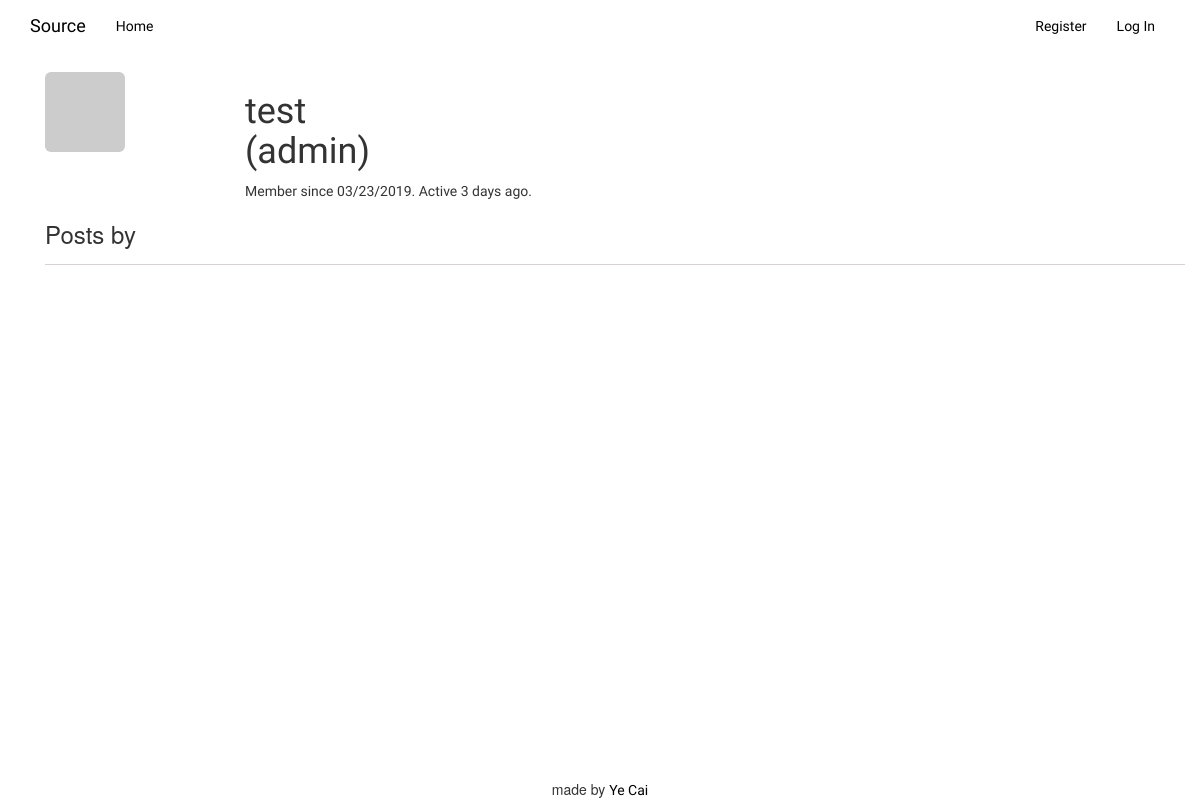
Before: /usr/test with the older database file.
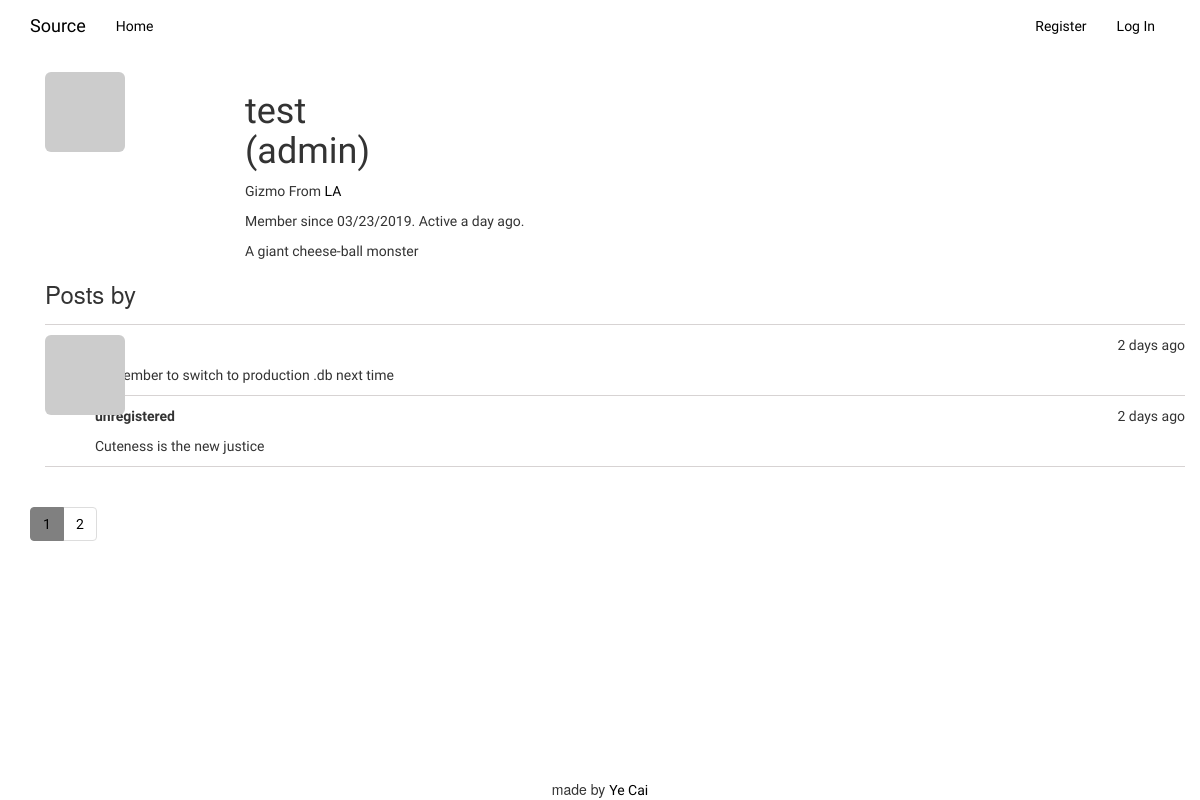
After: the same page with the newer database file.
### app/models.py (models this page shows, shortened)
class User(UserMixin, db.Model):
    __tablename__ = 'users'
    id = db.Column(db.Integer, primary_key=True)
    username = db.Column(db.String(64), unique=True, index=True)
    role_id = db.Column(db.Integer, db.ForeignKey('roles.id'))
    email = db.Column(db.String(64), unique=True, index=True)
    password_hash = db.Column(db.String(128))
    confirmed = db.Column(db.Boolean, default=False)
    about_me = db.Column(db.Text())
    full_name = db.Column(db.String(64))
    location = db.Column(db.String(64))
    member_since = db.Column(db.DateTime(), default=datetime.utcnow)
    last_seen = db.Column(db.DateTime(), default=datetime.utcnow)
    avatar_hash = db.Column(db.String(32))
    posts = db.relationship('Post', backref='author', lazy='dynamic')
    @property
    def password(self):
        raise AttributeError('Password is the top secret!')
    def gravatar_hash(self):
        return hashlib.md5(self.email.lower().encode('utf-8')).hexdigest()
    def gravatar(self, size=100, default='identicon', rating='g'):
        if request.is_secure:
            url = 'https://secure.gravatar.com/avatar'
        else:
            url = 'http://www.gravatar.com/avatar'
        hash = self.avatar_hash or self.gravatar_hash()
        return '{url}/{hash}?s={size}&d={default}&r={rating}'.format(
            url=url, hash=hash, size=size, default=default, rating=rating)

class Post(db.Model):
    __tablename__ = 'posts'
    id = db.Column(db.Integer, primary_key=True)
    body = db.Column(db.Text)
    timestamp = db.Column(db.DateTime, index=True, default=datetime.utcnow)
    author_id = db.Column(db.Integer, db.ForeignKey('users.id'))

### app/main/views.py (the view)
@main.route('/usr/<username>')
def user(username):
    user = User.query.filter_by(username=username).first_or_404()
    page = request.args.get('page', 1, type=int)
    pagination = Post.query.order_by(Post.timestamp.desc()).paginate(
        page, per_page=current_app.config['POSTS_PER_PAGE'], error_out=False)
    posts = pagination.items
    return render_template('user.html', user=user, posts=posts,
                           pagination=pagination)

### app/auth/views.py (called while the page is built)
@auth.before_app_request
def before_request():
    if current_user.is_authenticated:
        current_user.ping()
        if not current_user.confirmed\
            and request.endpoint\
            and request.blueprint != 'auth'\
            and request.endpoint != 'static':
                return redirect(url_for('auth.unconfirmed'))

### app/templates/user.html (shortened to what this page needs)
{% extends "base.html" %}
{% block page_content %}
    <div class="container">
        <img class="img-rounded profile-thumbnail" src="{{ user.gravatar(size=128) }}">
        <div class="profile-header">
            <h1>{{ user.username }}{% if user.is_adminstrator %}<p>(admin)</p>{% endif %}
            </h1>
            <p>
                {% if user.full_name %}
                        {{ user.full_name }}
                {% endif %}
                {% if user.location %}
                    From <a href="http://maps.google.com/?q={{ user.location }}">
                        {{ user.location }}
                    </a>
                {% endif %}
            </p>
            <p>
                Member since {{ moment(user.member_since).format('L')}}.
                Active {{ moment(user.last_seen).fromNow() }}.
            </p>
            {% if user.about_me %}<p>{{user.about_me}}</p>{% endif %}
        </div>
    <h3>Posts by {{ user.usrename }}</h3>
    {% include '_posts.html' %}
    </div>
{% endblock %}

### app/templates/base.html (shortened to what this page needs)
{% extends "bootstrap/base.html" %}
{% import "_macros.html" as macro %}
{% block head %}
    {{ super() }}
    <link rel="stylesheet" href="{{ url_for('static',filename='style.css') }}">
{% endblock %}
{% block navbar %}
<div class="navbar navbar-default" role="navigation">
  <div class="container">
    <div class="navbar-header">
      <a class="navbar-brand" href="https://github.com/liliancai/helloflask">Source</a>
    </div>
      <div class="navbar-collapse collapse">
        <ul class="nav navbar-nav">
          <li><a href="/">Home</a></li>
        </ul>
        <ul class="nav navbar-nav navbar-right">
            <li><a href="{{ url_for('auth.register') }}">Register</a></li>
            {% if current_user.is_authenticated %}
            <li><a href="{{ url_for('auth.logout') }}">Log Out</a></li>
            {% else %}
            <li><a href="{{ url_for('auth.login') }}">Log In</a></li>
            {% endif %}
        </ul>
    </div>
  </div>
</div>
{% endblock %}
{% block content %}
  <div class="container">
    {% block page_content %}{% endblock %}
    <div class="pagination">
        {{ macro.pagination_widget(pagination, '.index') }}
    </div>
     <footer>made by <a href="https://liliancai.github.io">Ye Cai</a></footer>
  </div>
 {% endblock %}

### app/templates/_macros.html
{% macro pagination_widget(pagination, endpoint) %}
<ul class="pagination">
    {% for p in pagination.iter_pages() %}
        {% if p %}
            {% if p == pagination.page %}
            <li class="active"><a href="{{ url_for(endpoint, page=p, **kwargs)}}">{{ p }}</a></li>
            {% else %}
            <li><a href="{{ url_for(endpoint, page=p, **kwargs)}}">{{ p }}</a></li>
            {% endif %}
        {% endif %}
    {% endfor%}
</ul>
{% endmacro %}

### app/templates/_posts.html (shortened to what this page needs)
<ul class="posts">
    {% for post in posts %}
    <li class="post">
        {% if post.author %}
            <div class="post-thumbnail">
                <a href="{{ url_for('.user', username=post.author.username) }}">
                    <img src="{{ post.author.gravatar(size=40) }}" class="img-rounded profile-thumbnail">
                </a>
            </div>
            <div class="post-content">
                <div class="post-date">{{ moment(post.timestamp).fromNow() }}</div>
                <div class="post-author">
                    <a href="{{ url_for('.user', username=post.author.username) }}">
                    </a>
                </div>
                <div class="post-body">{{ post.body }}</div>
            </div>
        {% else %}
            <div class="post-content">
                <div class="post-date">{{ moment(post.timestamp).fromNow() }}</div>
                <div class="post-author">unregistered</div>
                <div class="post-body">{{ post.body }}</div>
            </div>
        {% endif %}
    </li>
    {% endfor %}
</ul>

### app/static/style.css (style rules this page uses)
div>footer { position: fixed; left: 0; bottom: 0; width: 100%; text-align: center; }
.navbar-default { background-color: white; border-color: white; }
.pagination>.active>a, .pagination>.active>a:hover { background-color: grey; border: 1px solid grey; }
a { font-family:Electrolize; color: black !important; }
div>ul>li>div>a { font-family: Electrolize; }
.profile-thumbnail { position: absolute; padding: 0; }
.profile-header { margin-left: 200px; font-family: Electrolize; }
div.post-thumbnail { position: absolute; }
div.post-date { float: right; }
div.post-author { margin: 10px 50px; font-weight: bold; }
div.post-body { margin: 0px 50px 10px; }
ul.posts { list-style-type: none !important; margin: 16px 0px 0px 0px; border-top: 1px solid #d7d3d3; padding: 0; font-family: Electrolize; }
li.post { //margin: 20px 10px 10px 10px; border-bottom: 1px solid #d7d3d3; }

Changed rows visible on the page:
changed User "test": full_name (not shown) → "Gizmo"; location (not shown) → "LA"; last_seen "3 days ago" → "a day ago"; about_me (not shown) → "A giant cheese-ball monster"
added Post: timestamp "2 days ago", body "Remember to switch to production .db next time"
added Post: timestamp "2 days ago", body "Cuteness is the new justice"
Other visible differences:
text now shown: "From"
new list line: "1"
new list line: "2"
